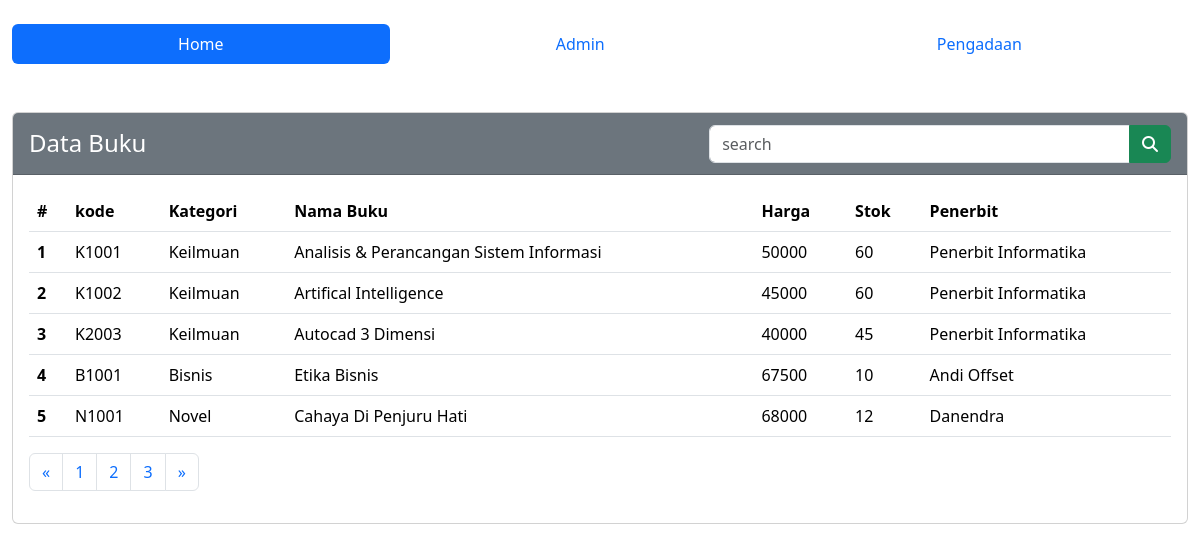
The page / on the database its author committed.
### tables this page shows
CREATE TABLE `buku` (
  `id` bigint UNSIGNED NOT NULL,
  `kode` varchar(255) NOT NULL,
  `kategori` varchar(255) NOT NULL,
  `nama_buku` text NOT NULL,
  `harga` bigint NOT NULL,
  `stok` bigint NOT NULL,
  `penerbit_id` bigint UNSIGNED NOT NULL
);

### index.php (the view, shortened to what this page needs)
<?php
require "config.php";
$where = '';
?>
<!doctype html>
<html lang="en">
<head>
    <link href="https://cdn.jsdelivr.net/npm/bootstrap@5.3.3/dist/css/bootstrap.min.css" rel="stylesheet">
</head>
<body class="container-fluid">
    <navbar>
        <nav class="nav nav-pills flex-column flex-sm-row mt-4">
            <a class="flex-sm-fill text-sm-center nav-link active" aria-current="page" href="index.php">Home</a>
            <a class="flex-sm-fill text-sm-center nav-link" href="admin.php">Admin</a>
            <a class="flex-sm-fill text-sm-center nav-link" href="pengadaan.php">Pengadaan</a>
        </nav>
    </navbar>
    <div class="card mt-5">
        <div class="card-header text-white bg-secondary">
            <div class="row">
                <h4 class="col-md-7 mt-2">Data Buku</h4>
                <div class="col-md-5">
                    <form action="" method="get">
                        <div class="input-group mt-1">
                            <input type="text" class="form-control" placeholder="search" name="search">
                            <button class="btn btn-success input-group-text text-white" type="submit">
                                <i class="fa fa-search"></i>
                            </button>
                        </div>
                    </form>
                </div>
            </div>
        </div>
        <div class="card-body">
            <table class="table">
                <thead>
                    <tr>
                        <th scope="col">#</th>
                        <th scope="col">kode</th>
                        <th scope="col">Kategori</th>
                        <th scope="col">Nama Buku</th>
                        <th scope="col">Harga</th>
                        <th scope="col">Stok</th>
                        <th scope="col">Penerbit</th>
                    </tr>
                </thead>
                <tbody>
                    <?php
                    $sql2   = "SELECT * FROM buku $where";
                    $q2     = mysqli_query($connect, $sql2);
                    $no   = 1;
                    while ($r2 = mysqli_fetch_array($q2)) {
                        $kode = $r2['kode'];
                        $kategori = $r2['kategori'];
                        $nama_buku = $r2['nama_buku'];
                        $harga = $r2['harga'];
                        $stok = $r2['stok'];
                        $penerbit_id = $r2['penerbit_id'];
                    ?>
                        <tr>
                            <th scope="row"><?php echo $no++ ?></th>
                            <td scope="row"><?php echo $kode ?></td>
                            <td scope="row"><?php echo $kategori ?></td>
                            <td scope="row"><?php echo $nama_buku ?></td>
                            <td scope="row"><?php echo $harga ?></td>
                            <td scope="row"><?php echo $stok ?></td>
                            <td scope="row">
                                <?php
                                if ($penerbit_id == 1) {
                                    echo "Penerbit Informatika";
                                } elseif ($penerbit_id == 2) {
                                    echo "Andi Offset";
                                } else {
                                    echo "Danendra";
                                }
                                ?>
                            </td>
                        </tr>
                    <?php
                    }
                    ?>
                </tbody>
            </table>
            <nav aria-label="Page navigation example">
                <ul class="pagination">
                    <li class="page-item">
                    <a class="page-link" href="#" aria-label="Previous">
                        <span aria-hidden="true">&laquo;</span>
                    </a>
                    </li>
                    <li class="page-item"><a class="page-link" href="#">1</a></li>
                    <li class="page-item"><a class="page-link" href="#">2</a></li>
                    <li class="page-item"><a class="page-link" href="#">3</a></li>
                    <li class="page-item">
                    <a class="page-link" href="#" aria-label="Next">
                        <span aria-hidden="true">&raquo;</span>
                    </a>
                    </li>
                </ul>
            </nav>
        </div>
    </div>
</body>
</html>

### rows shown on the page
buku: kode "K1001", kategori "Keilmuan", nama_buku "Analisis & Perancangan Sistem Informasi", harga "50000", stok "60", shows "Penerbit Informatika"
buku: kode "K1002", kategori "Keilmuan", nama_buku "Artifical Intelligence", harga "45000", stok "60", shows "Penerbit Informatika"
buku: kode "K2003", kategori "Keilmuan", nama_buku "Autocad 3 Dimensi", harga "40000", stok "45", shows "Penerbit Informatika"
buku: kode "B1001", kategori "Bisnis", nama_buku "Etika Bisnis", harga "67500", stok "10", shows "Andi Offset"
buku: kode "N1001", kategori "Novel", nama_buku "Cahaya Di Penjuru Hati", harga "68000", stok "12", shows "Danendra"
